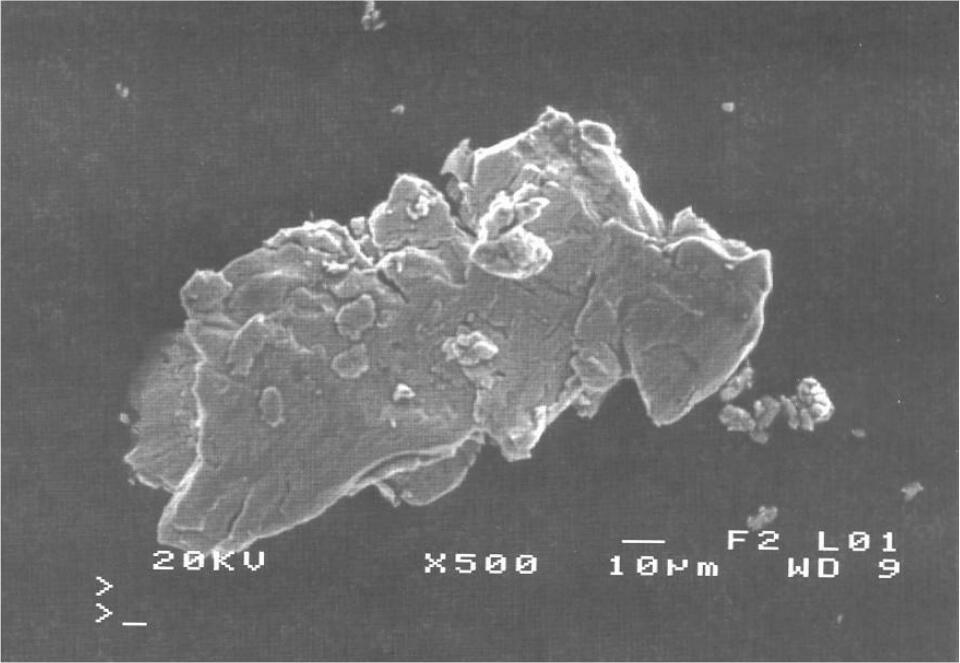
//> input picture example/python/images/6.jpg, 960 x 663 px
$ ./6   (built with g++ and OpenCV 4)
//> lines starting //> are read from the running program, lines starting //| are printed output that depends on the picture; after the words box and inside, x2 and y2 are one past the last pixel; in counts of white or black regions, pixels touching at a corner belong together
#include <opencv2/opencv.hpp>
#include <iostream>
#include <math.h>

using namespace cv;
using namespace std;


int main(int argc, char** argv) {
	Mat src = imread("6.jpg");
//> src is the input picture: 663 rows x 960 cols, CV_8UC3; min 65, max 255, mean 109.9
	if (src.empty()) {
		printf("could not load image...\n");
		return -1;
	}
	namedWindow("input image", CV_WINDOW_AUTOSIZE);
	imshow("input image", src);

	Mat blurImage;
	GaussianBlur(src, blurImage, Size(15, 15), 0, 0);
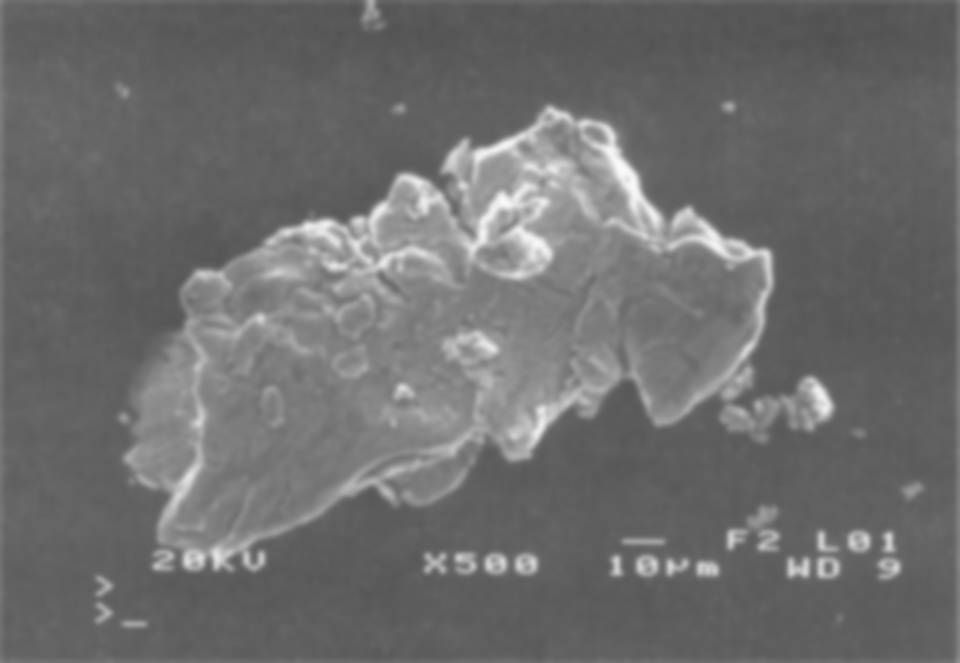
//> blurImage: 663 rows x 960 cols, CV_8UC3; min 80, max 251, mean 109.6
	imshow("blur", blurImage);

	Mat gray_src, binary;
	cvtColor(blurImage, gray_src, COLOR_BGR2GRAY);
	threshold(gray_src, binary, 0, 255, THRESH_BINARY | THRESH_TRIANGLE);
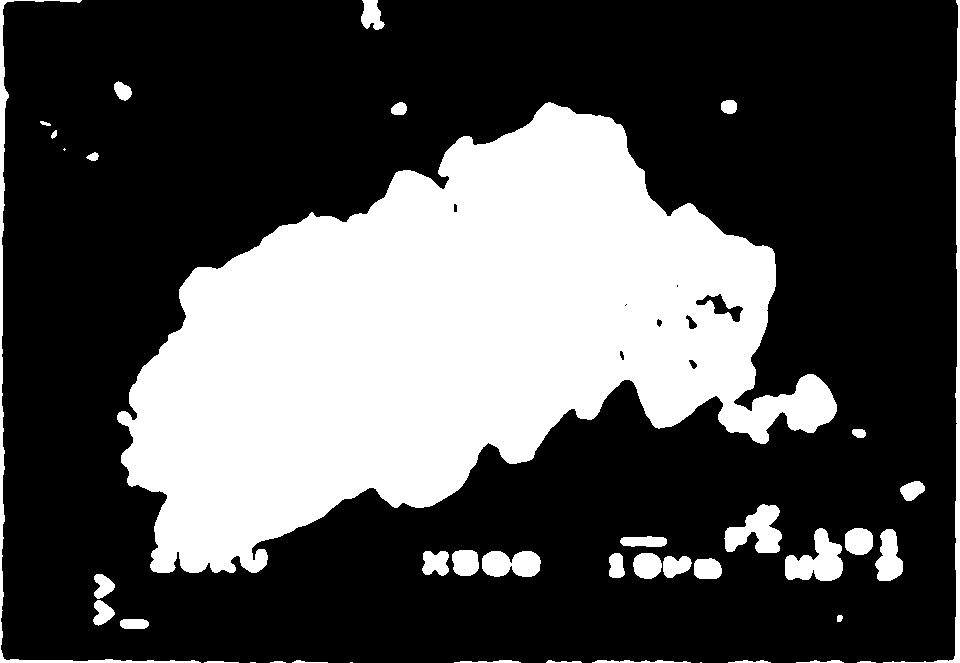
//> binary: 663 rows x 960 cols, CV_8UC1; 30.9% white; 41 white regions (4 under 20 px), largest, box (x1, y1, x2, y2) and area: (117, 102, 837, 573) 177561, (0, 0, 201, 663) 2934, (883, 0, 960, 663) 2728
	imshow("binary", binary);

	// ��̬ѧ����
	Mat morphImage;
	Mat kernel = getStructuringElement(MORPH_RECT, Size(3, 3), Point(-1, -1));
	morphologyEx(binary, morphImage, MORPH_CLOSE, kernel, Point(-1, -1), 2);
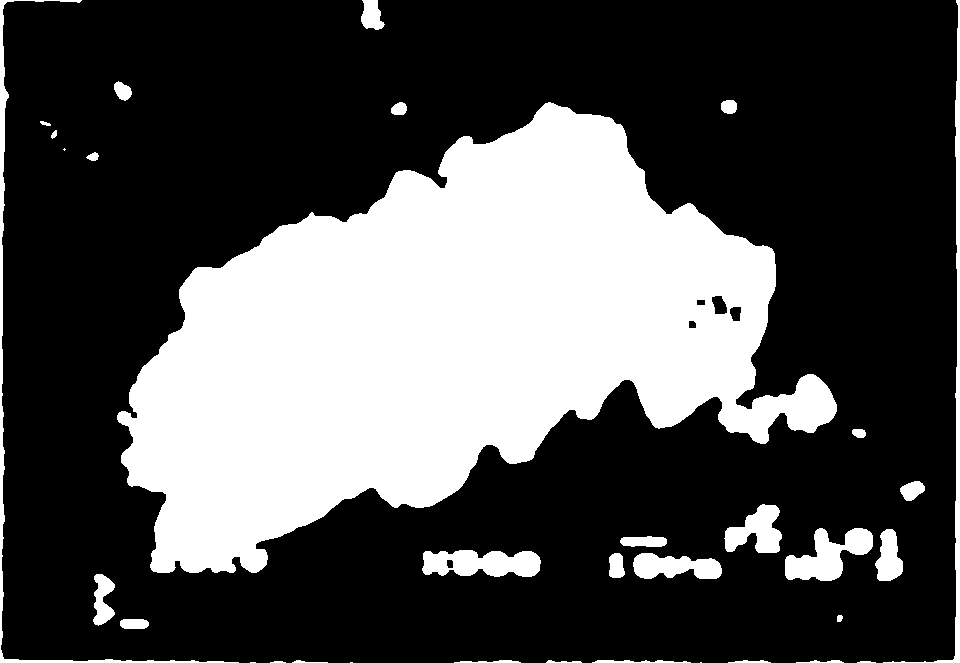
//> morphImage: 663 rows x 960 cols, CV_8UC1; 31% white; 34 white regions (4 under 20 px)
	imshow("morphology", morphImage);

	// ��ȡ�������
	vector<vector<Point>> contours;
	vector<Vec4i> hireachy;
	findContours(morphImage, contours, hireachy, CV_RETR_EXTERNAL, CHAIN_APPROX_SIMPLE, Point());
//> contours = 34 contours, 7 with area under 20; largest, box (x1, y1, x2, y2) and area: (117, 102, 837, 573) 177273, (422, 550, 541, 577) 2396, (785, 528, 873, 581) 2346, (0, 0, 239, 663) 2034, (883, 0, 960, 663) 1996; hireachy = 34 items, first 8: [1, -1, -1, -1], [2, 0, -1, -1], [3, 1, -1, -1], [4, 2, -1, -1], [5, 3, -1, -1], [6, 4, -1, -1], [7, 5, -1, -1], [8, 6, -1, -1]
	Mat connImage = Mat::zeros(src.size(), CV_8UC3);
	for (size_t t = 0; t < contours.size(); t++) {
		Rect rect = boundingRect(contours[t]);
		if (rect.width < src.cols / 2) continue;
		if (rect.width > (src.cols - 20)) continue;
		double area = contourArea(contours[t]);
		double len = arcLength(contours[t], true);
		drawContours(connImage, contours, static_cast<int>(t), Scalar(0, 0, 255), 1, 8, hireachy);
		printf("area  of star could : %f\n", area);
		printf("length  of star could : %f\n", len);
	}
//> this loop made 34 passes
//> (rect, area, len) on pass 28: (Rect(117, 102, 720, 471), 177273, 2665.6)
//> rect on passes 1 to 6: Rect(700, 662, 2, 1), Rect(350, 662, 3, 1), Rect(250, 662, 6, 1), Rect(857, 661, 19, 2), Rect(270, 661, 16, 2), Rect(796, 660, 48, 3)
//| area  of star could : 177273.000000
//| length  of star could : 2665.644995
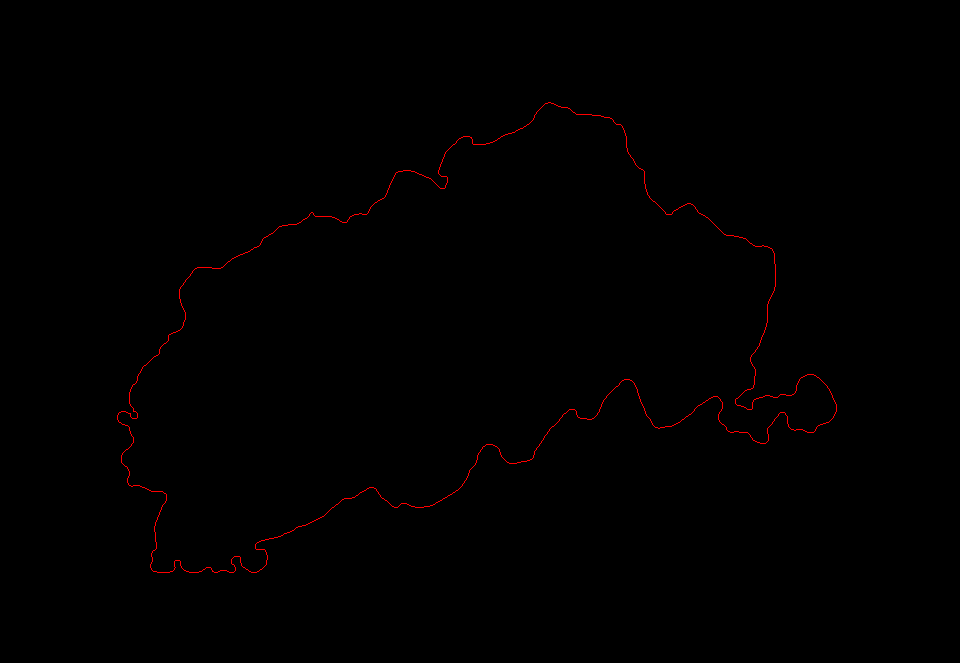
//> connImage: 663 rows x 960 cols, CV_8UC3; mean B, G, R 0, 0, 0.9
	imshow("result", connImage);

	waitKey(0);
	return 0;
}

$ run again, with example/python/images/10.jpg copied over example/python/images/6.jpg
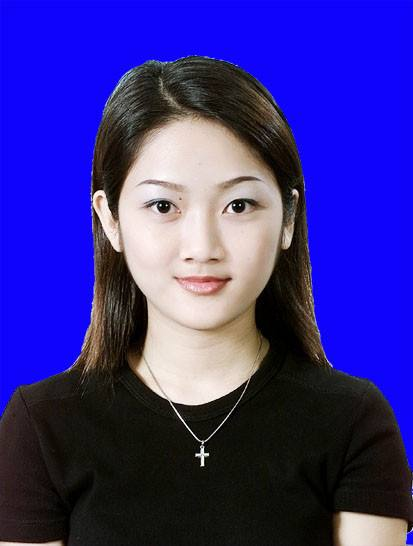
//> input picture example/python/images/10.jpg, 413 x 546 px
//> src is the input picture: 546 rows x 413 cols, CV_8UC3; mean B, G, R 143.5, 46, 55.8
//> `threshold(gray_src, binary, 0, 255, THRESH_BINARY | THRESH_TRIANGLE);`:
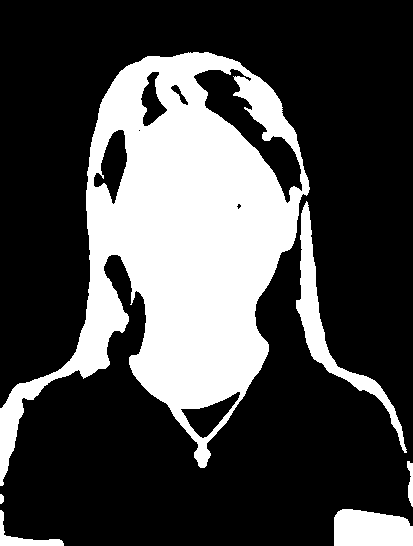
//> binary: 546 rows x 413 cols, CV_8UC1; 28.4% white; 6 white regions, box (x1, y1, x2, y2) and area: (0, 52, 310, 486) 57084, (296, 201, 407, 453) 3573, (334, 509, 413, 546) 2562, (0, 510, 64, 546) 577, (407, 461, 413, 507) 184, (0, 494, 4, 504) 34
//> `morphologyEx(binary, morphImage, MORPH_CLOSE, kernel, Point(-1, -1), 2);`:
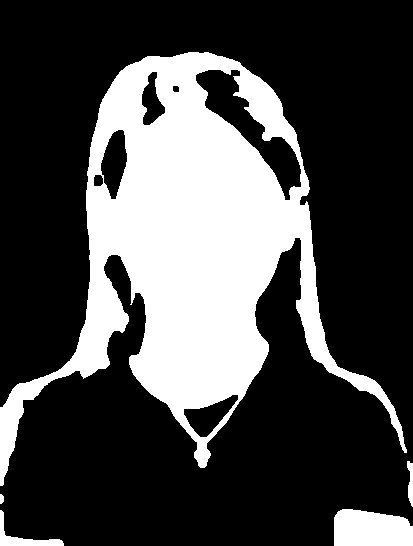
//> morphImage: 546 rows x 413 cols, CV_8UC1; 28.6% white; 5 white regions
//> contours = 5 contours; box (x1, y1, x2, y2) and area: (0, 52, 407, 486) 66922, (334, 509, 413, 546) 2456, (0, 510, 64, 546) 490, (407, 461, 413, 507) 137, (0, 494, 4, 504) 23; hireachy = 5 items: [1, -1, -1, -1], [2, 0, -1, -1], [3, 1, -1, -1], [4, 2, -1, -1], [-1, 3, -1, -1]
//> the loop `for (size_t t = 0; t < contours.size(); t++)` made 5 passes
//> rect on passes 1 to 5: Rect(0, 510, 64, 36), Rect(334, 509, 79, 37), Rect(0, 494, 4, 10), Rect(407, 461, 6, 46), Rect(0, 52, 407, 434)
